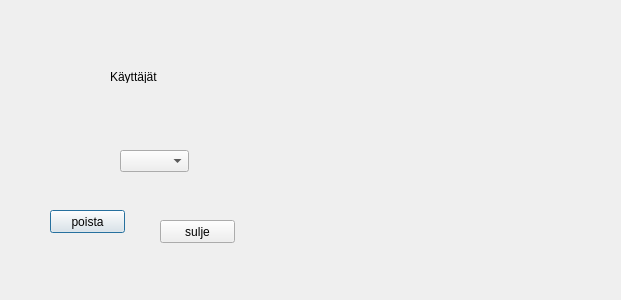
<?xml version="1.0" encoding="UTF-8"?>
<ui version="4.0">
 <class>Dialog</class>
 <widget class="QDialog" name="Dialog">
  <property name="geometry">
   <rect>
    <x>0</x>
    <y>0</y>
    <width>621</width>
    <height>300</height>
   </rect>
  </property>
  <property name="windowTitle">
   <string>Dialog</string>
  </property>
  <widget class="QComboBox" name="userComboBox">
   <property name="geometry">
    <rect>
     <x>120</x>
     <y>150</y>
     <width>69</width>
     <height>22</height>
    </rect>
   </property>
  </widget>
  <widget class="QLabel" name="userLabel">
   <property name="geometry">
    <rect>
     <x>110</x>
     <y>70</y>
     <width>47</width>
     <height>13</height>
    </rect>
   </property>
   <property name="text">
    <string>Käyttäjät</string>
   </property>
  </widget>
  <widget class="QPushButton" name="deletePushButton">
   <property name="geometry">
    <rect>
     <x>50</x>
     <y>210</y>
     <width>75</width>
     <height>23</height>
    </rect>
   </property>
   <property name="text">
    <string>poista</string>
   </property>
  </widget>
  <widget class="QPushButton" name="closePushButton">
   <property name="geometry">
    <rect>
     <x>160</x>
     <y>220</y>
     <width>75</width>
     <height>23</height>
    </rect>
   </property>
   <property name="text">
    <string>sulje</string>
   </property>
  </widget>
 </widget>
 <resources/>
 <connections/>
</ui>
